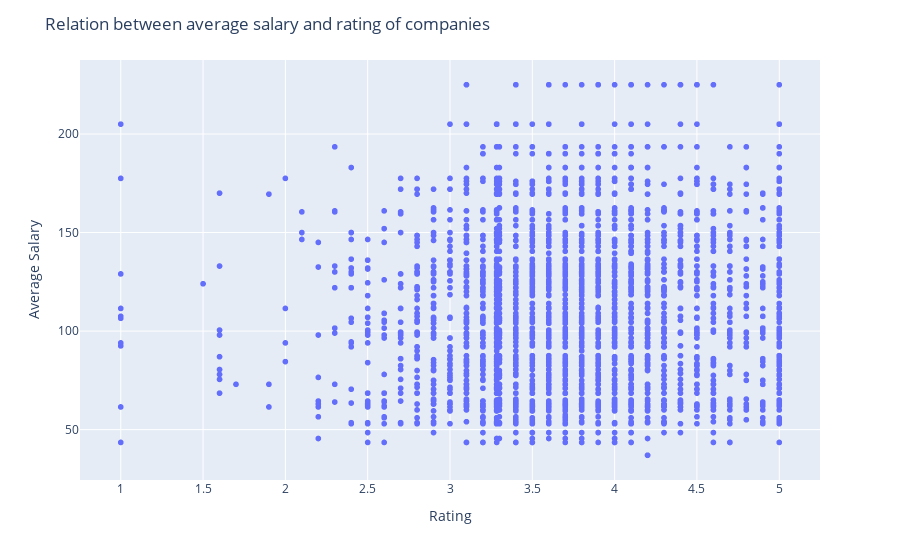

The notebook cell saved with this chart:
### Code cell
import plotly.express as px
fig = px.scatter(datascientist_data, x=datascientist_data['Rating'], y= datascientist_data['Average Salary'])
fig.update_layout(title = 'Relation between average salary and rating of companies')
fig.show()

### Figure 1 — Plotly figure (JSON) as saved in the notebook; plotly's stock layout.template omitted (floating-point values rounded to 4 significant figures; data arrays with more than 128 entries replaced by an {"elided": "..."} marker saying what was removed)
{"data": [{"hovertemplate": "Rating=%{x}<br>Average Salary=%{y}<extra></extra>", "legendgroup": "", "marker": {"color": "#636efa", "symbol": "circle"}, "mode": "markers", "name": "", "showlegend": false, "type": "scattergl", "x": {"elided": "3909 float values"}, "xaxis": "x", "y": {"elided": "3909 float values"}, "yaxis": "y"}], "layout": {"legend": {"tracegroupgap": 0}, "margin": {"t": 60}, "title": {"text": "Relation between average salary and rating of companies"}, "xaxis": {"anchor": "y", "domain": [0, 1], "title": {"text": "Rating"}}, "yaxis": {"anchor": "x", "domain": [0, 1], "title": {"text": "Average Salary"}}}}
